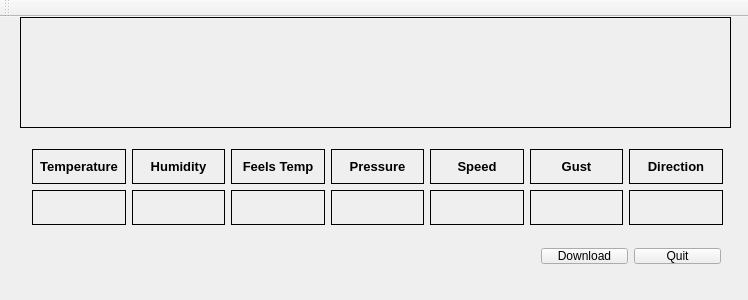
<?xml version="1.0" encoding="UTF-8"?>
<ui version="4.0">
 <class>MainWindow</class>
 <widget class="QMainWindow" name="MainWindow">
  <property name="geometry">
   <rect>
    <x>0</x>
    <y>0</y>
    <width>748</width>
    <height>300</height>
   </rect>
  </property>
  <property name="windowTitle">
   <string>Home Weather</string>
  </property>
  <property name="styleSheet">
   <string notr="true"/>
  </property>
  <widget class="QWidget" name="centralWidget">
   <widget class="QLabel" name="incomingtxtlbl">
    <property name="geometry">
     <rect>
      <x>20</x>
      <y>0</y>
      <width>711</width>
      <height>111</height>
     </rect>
    </property>
    <property name="font">
     <font>
      <pointsize>11</pointsize>
      <weight>50</weight>
      <italic>false</italic>
      <bold>false</bold>
     </font>
    </property>
    <property name="frameShape">
     <enum>QFrame::Box</enum>
    </property>
    <property name="text">
     <string/>
    </property>
    <property name="wordWrap">
     <bool>true</bool>
    </property>
   </widget>
   <widget class="QWidget" name="layoutWidget">
    <property name="geometry">
     <rect>
      <x>530</x>
      <y>220</y>
      <width>202</width>
      <height>38</height>
     </rect>
    </property>
    <layout class="QHBoxLayout" name="horizontalLayout_2">
     <item>
      <widget class="QPushButton" name="downloadButton">
       <property name="text">
        <string>Download</string>
       </property>
      </widget>
     </item>
     <item>
      <widget class="QPushButton" name="quitButton">
       <property name="styleSheet">
        <string notr="true"/>
       </property>
       <property name="text">
        <string>Quit</string>
       </property>
      </widget>
     </item>
    </layout>
   </widget>
   <widget class="QWidget" name="layoutWidget">
    <property name="geometry">
     <rect>
      <x>21</x>
      <y>121</y>
      <width>713</width>
      <height>98</height>
     </rect>
    </property>
    <layout class="QHBoxLayout" name="horizontalLayout">
     <item>
      <layout class="QVBoxLayout" name="verticalLayout">
       <item>
        <widget class="QLabel" name="label">
         <property name="font">
          <font>
           <family>Tahoma</family>
           <pointsize>10</pointsize>
           <weight>75</weight>
           <bold>true</bold>
          </font>
         </property>
         <property name="frameShape">
          <enum>QFrame::Panel</enum>
         </property>
         <property name="text">
          <string>Temperature</string>
         </property>
         <property name="alignment">
          <set>Qt::AlignCenter</set>
         </property>
        </widget>
       </item>
       <item>
        <widget class="QLabel" name="idoortemplbl">
         <property name="font">
          <font>
           <family>Tahoma</family>
           <pointsize>10</pointsize>
           <weight>75</weight>
           <bold>true</bold>
          </font>
         </property>
         <property name="frameShape">
          <enum>QFrame::Box</enum>
         </property>
         <property name="text">
          <string>&lt;html&gt;&lt;head/&gt;&lt;body&gt;&lt;p&gt;&lt;br/&gt;&lt;/p&gt;&lt;/body&gt;&lt;/html&gt;</string>
         </property>
         <property name="alignment">
          <set>Qt::AlignCenter</set>
         </property>
        </widget>
       </item>
      </layout>
     </item>
     <item>
      <layout class="QVBoxLayout" name="verticalLayout_2">
       <item>
        <widget class="QLabel" name="label_2">
         <property name="font">
          <font>
           <family>Tahoma</family>
           <pointsize>10</pointsize>
           <weight>75</weight>
           <bold>true</bold>
          </font>
         </property>
         <property name="frameShape">
          <enum>QFrame::Panel</enum>
         </property>
         <property name="text">
          <string>Humidity</string>
         </property>
         <property name="alignment">
          <set>Qt::AlignCenter</set>
         </property>
        </widget>
       </item>
       <item>
        <widget class="QLabel" name="humidlbl">
         <property name="font">
          <font>
           <family>Tahoma</family>
           <pointsize>10</pointsize>
           <weight>75</weight>
           <bold>true</bold>
          </font>
         </property>
         <property name="frameShape">
          <enum>QFrame::Box</enum>
         </property>
         <property name="text">
          <string/>
         </property>
         <property name="alignment">
          <set>Qt::AlignCenter</set>
         </property>
        </widget>
       </item>
      </layout>
     </item>
     <item>
      <layout class="QVBoxLayout" name="verticalLayout_3">
       <item>
        <widget class="QLabel" name="label_3">
         <property name="font">
          <font>
           <family>Tahoma</family>
           <pointsize>10</pointsize>
           <weight>75</weight>
           <bold>true</bold>
          </font>
         </property>
         <property name="frameShape">
          <enum>QFrame::Panel</enum>
         </property>
         <property name="text">
          <string>Feels Temp</string>
         </property>
         <property name="alignment">
          <set>Qt::AlignCenter</set>
         </property>
        </widget>
       </item>
       <item>
        <widget class="QLabel" name="itemplbl">
         <property name="font">
          <font>
           <family>Tahoma</family>
           <pointsize>10</pointsize>
           <weight>75</weight>
           <bold>true</bold>
          </font>
         </property>
         <property name="frameShape">
          <enum>QFrame::Box</enum>
         </property>
         <property name="text">
          <string/>
         </property>
         <property name="alignment">
          <set>Qt::AlignCenter</set>
         </property>
        </widget>
       </item>
      </layout>
     </item>
     <item>
      <layout class="QVBoxLayout" name="verticalLayout_4">
       <item>
        <widget class="QLabel" name="label_4">
         <property name="font">
          <font>
           <family>Tahoma</family>
           <pointsize>10</pointsize>
           <weight>75</weight>
           <bold>true</bold>
          </font>
         </property>
         <property name="frameShape">
          <enum>QFrame::Panel</enum>
         </property>
         <property name="text">
          <string>Pressure</string>
         </property>
         <property name="alignment">
          <set>Qt::AlignCenter</set>
         </property>
        </widget>
       </item>
       <item>
        <widget class="QLabel" name="presslbl">
         <property name="font">
          <font>
           <family>Tahoma</family>
           <pointsize>10</pointsize>
           <weight>75</weight>
           <bold>true</bold>
          </font>
         </property>
         <property name="frameShape">
          <enum>QFrame::Box</enum>
         </property>
         <property name="text">
          <string/>
         </property>
         <property name="alignment">
          <set>Qt::AlignCenter</set>
         </property>
        </widget>
       </item>
      </layout>
     </item>
     <item>
      <layout class="QVBoxLayout" name="verticalLayout_5">
       <item>
        <widget class="QLabel" name="label_5">
         <property name="font">
          <font>
           <family>Tahoma</family>
           <pointsize>10</pointsize>
           <weight>75</weight>
           <bold>true</bold>
          </font>
         </property>
         <property name="frameShape">
          <enum>QFrame::Panel</enum>
         </property>
         <property name="text">
          <string>Speed</string>
         </property>
         <property name="alignment">
          <set>Qt::AlignCenter</set>
         </property>
        </widget>
       </item>
       <item>
        <widget class="QLabel" name="speedlbl">
         <property name="enabled">
          <bool>true</bool>
         </property>
         <property name="font">
          <font>
           <family>Tahoma</family>
           <pointsize>10</pointsize>
           <weight>75</weight>
           <bold>true</bold>
          </font>
         </property>
         <property name="frameShape">
          <enum>QFrame::Box</enum>
         </property>
         <property name="text">
          <string/>
         </property>
         <property name="alignment">
          <set>Qt::AlignCenter</set>
         </property>
         <property name="indent">
          <number>-2</number>
         </property>
        </widget>
       </item>
      </layout>
     </item>
     <item>
      <layout class="QVBoxLayout" name="verticalLayout_7">
       <item>
        <widget class="QLabel" name="label_8">
         <property name="font">
          <font>
           <family>Tahoma</family>
           <pointsize>10</pointsize>
           <weight>75</weight>
           <bold>true</bold>
          </font>
         </property>
         <property name="frameShape">
          <enum>QFrame::Panel</enum>
         </property>
         <property name="text">
          <string>Gust</string>
         </property>
         <property name="alignment">
          <set>Qt::AlignCenter</set>
         </property>
        </widget>
       </item>
       <item>
        <widget class="QLabel" name="gustlbl">
         <property name="font">
          <font>
           <family>Tahoma</family>
           <pointsize>10</pointsize>
           <weight>75</weight>
           <bold>true</bold>
          </font>
         </property>
         <property name="frameShape">
          <enum>QFrame::Box</enum>
         </property>
         <property name="text">
          <string/>
         </property>
         <property name="alignment">
          <set>Qt::AlignCenter</set>
         </property>
        </widget>
       </item>
      </layout>
     </item>
     <item>
      <layout class="QVBoxLayout" name="verticalLayout_6">
       <item>
        <widget class="QLabel" name="label_6">
         <property name="font">
          <font>
           <family>Tahoma</family>
           <pointsize>10</pointsize>
           <weight>75</weight>
           <bold>true</bold>
          </font>
         </property>
         <property name="frameShape">
          <enum>QFrame::Panel</enum>
         </property>
         <property name="text">
          <string>Direction</string>
         </property>
         <property name="alignment">
          <set>Qt::AlignCenter</set>
         </property>
        </widget>
       </item>
       <item>
        <widget class="QLabel" name="dirlbl">
         <property name="sizePolicy">
          <sizepolicy hsizetype="Preferred" vsizetype="Preferred">
           <horstretch>0</horstretch>
           <verstretch>0</verstretch>
          </sizepolicy>
         </property>
         <property name="font">
          <font>
           <family>Tahoma</family>
           <pointsize>10</pointsize>
           <weight>75</weight>
           <bold>true</bold>
          </font>
         </property>
         <property name="frameShape">
          <enum>QFrame::Box</enum>
         </property>
         <property name="text">
          <string/>
         </property>
         <property name="alignment">
          <set>Qt::AlignCenter</set>
         </property>
        </widget>
       </item>
      </layout>
     </item>
    </layout>
   </widget>
  </widget>
  <widget class="QMenuBar" name="menuBar">
   <property name="geometry">
    <rect>
     <x>0</x>
     <y>0</y>
     <width>748</width>
     <height>21</height>
    </rect>
   </property>
  </widget>
  <widget class="QToolBar" name="mainToolBar">
   <attribute name="toolBarArea">
    <enum>TopToolBarArea</enum>
   </attribute>
   <attribute name="toolBarBreak">
    <bool>false</bool>
   </attribute>
  </widget>
 </widget>
 <layoutdefault spacing="6" margin="11"/>
 <resources/>
 <connections/>
</ui>
